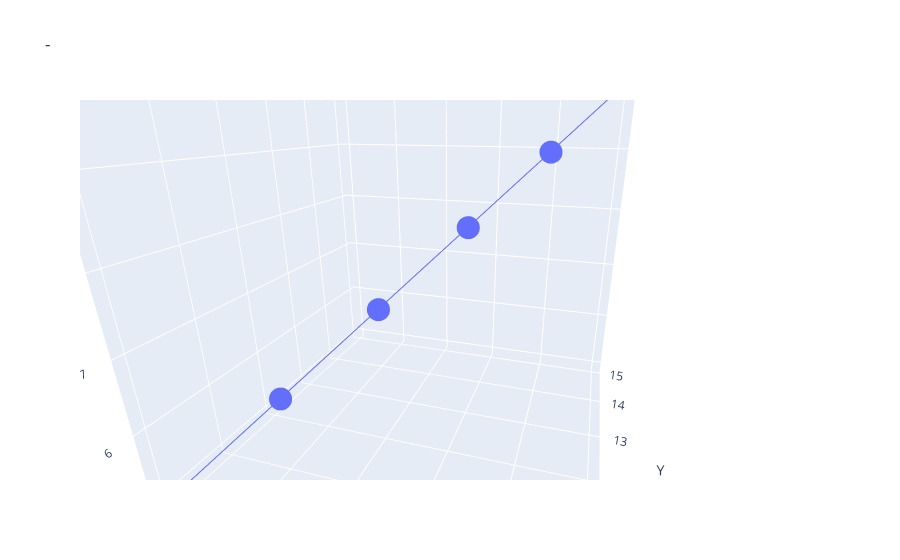

The notebook cell saved with this chart:
### Code cell
import plotly.graph_objs as go

# points (x, y, z coordinates)
points = [(1, 10, 5), (2, 11, 6), (3, 12, 7), (4, 13, 8), (5, 14, 9), (6, 15, 10)]
x, y, z = zip(*points)

fig = go.Figure()

# plots trace
fig.add_trace(go.Scatter3d(x=x, y=y, z=z, mode='lines+markers', name='Points'))

fig.update_layout(title='-',
                  scene=dict(
                      xaxis_title='X',
                      yaxis_title='Y',
                      zaxis_title='Z'
                  ))

fig.show()

### Figure 1 — Plotly figure (JSON) as saved in the notebook; plotly's stock layout.template omitted (floating-point values rounded to 4 significant figures)
{"data": [{"mode": "lines+markers", "name": "Points", "type": "scatter3d", "x": [1, 2, 3, 4, 5, 6], "y": [10, 11, 12, 13, 14, 15], "z": [5, 6, 7, 8, 9, 10]}], "layout": {"autosize": true, "dragmode": "zoom", "scene": {"aspectmode": "auto", "aspectratio": {"x": 1.0, "y": 1.0, "z": 1.0}, "camera": {"center": {"x": 0.08958, "y": -0.05566, "z": -0.03392}, "eye": {"x": 0.4073, "y": -1.089, "z": 0.3686}, "projection": {"type": "perspective"}, "up": {"x": -0.008225, "y": -0.002542, "z": 1.0}}, "dragmode": "turntable", "xaxis": {"title": {"text": "X"}, "type": "linear"}, "yaxis": {"title": {"text": "Y"}, "type": "linear"}, "zaxis": {"title": {"text": "Z"}, "type": "linear"}}, "title": {"text": "-"}}}
